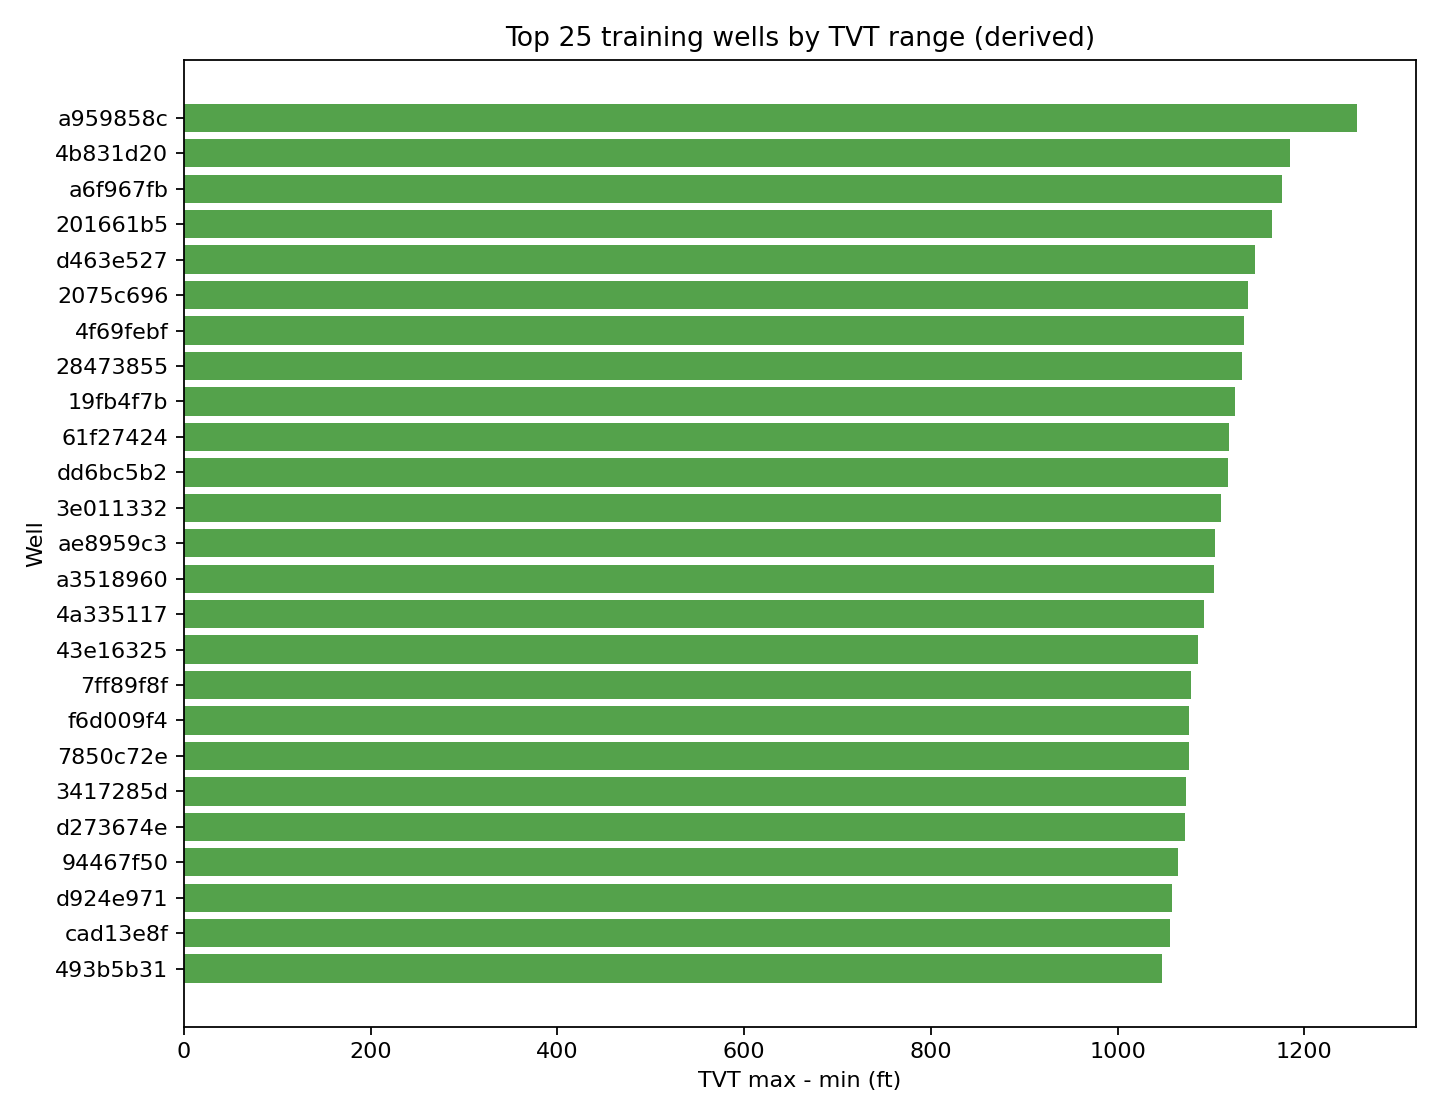

Write the Python code that produced this figure.
import json
from pathlib import Path
import matplotlib.pyplot as plt
p=Path(__file__).with_suffix('.json')
data=json.loads(p.read_text())
series=data['series']
labels=[s['label'] for s in series]
vals=[s['value'] for s in series]
fig, ax=plt.subplots(figsize=(9,7))
ax.barh(labels, vals, color='#54a24b')
ax.set_title(data['title'])
ax.set_xlabel('TVT max - min (ft)')
ax.set_ylabel('Well')
fig.tight_layout(); fig.savefig(Path(__file__).with_suffix('.png'), dpi=160)
